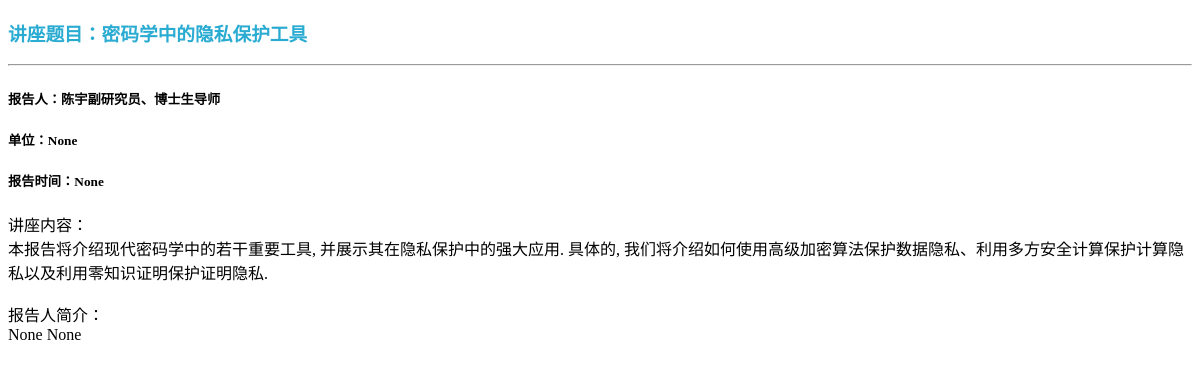
The page /lab/lectureContent/2 on the database its author committed.
### lab/models.py (models this page shows, shortened)
class Lecture(models.Model):
    title = models.CharField(max_length=200)
    people = models.CharField(max_length=100, blank=True, null=True)
    danwei = models.CharField(max_length=100, blank=True, null=True)
    lectureTime = models.CharField(max_length=100, blank=True, null=True)
    place = models.CharField(max_length=100, blank=True, null=True)
    content = models.TextField(max_length=2000)
    peopleIntroduce = models.TextField(max_length=2000, blank=True, null=True)
    url = models.URLField(blank=True, null=True)
    time = models.DateField()

### lab/views.py (the view)
# urls.py: path('lectureContent/<int:id>', lv.lectureContent, name='lectureContent'),
def lectureContent(request, id):
    articles = models.Lecture.objects.get(pk=id)
    return render(request, 'html/lectureContent.html', {'articles': articles})

### templates/html/lectureContent.html (shortened to what this page needs)
{% load static %}
<!DOCTYPE html>
<html lang="en">
<head>
    <link rel="stylesheet" href="{% static '/css/text.css' %}">
</head>
<body>
<header>
    <h3>讲座题目：{{ articles.title }}</h3>
    <hr>
</header>
<section>
    <h5>报告人：{{ articles.people }}</h5>
    <h5>单位：{{ articles.danwei }}</h5>
    <h5>报告时间：{{ articles.lectureTime }}</h5>
    <span>讲座内容：<br>{{ articles.content }}</span><br><br>
    <span>报告人简介：<br>{{ articles.peopleIntroduce }}</span>
    <span>{{ articles.url }}</span>
</section>
</body>
</html>

### static/css/text.css (style rules this page uses)
header h3 { color: #2aabd2; }

### rows shown on the page
Lecture: title "密码学中的隐私保护工具", people "陈宇副研究员、博士生导师", danwei "None", lectureTime "None", content "本报告将介绍现代密码学中的若干重要工具, 并展示其在隐私保护中的强大应用. 具体的, 我们将介绍如何使用高级加密算法保护数据隐私、利用多方安全计算保护计算隐私以及利用零知识证明保护证明隐私.", peopleIntroduce "None", url "None"
